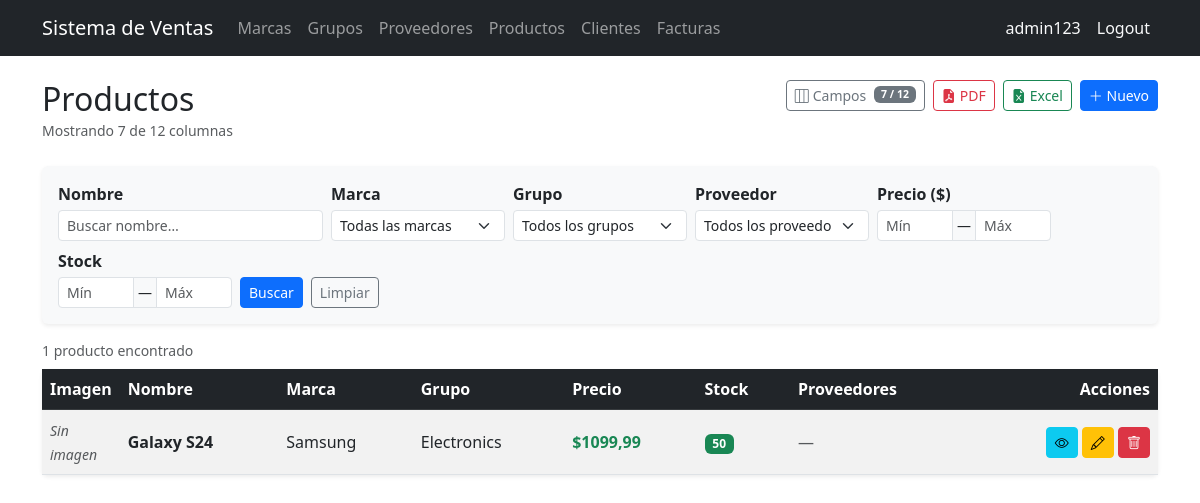
Screenshot of /products/ (signed in) with the database file from the repository.
### billing/models.py (models this page shows, shortened)
class Product(models.Model):
    name = models.CharField(max_length=200, verbose_name='Nombre del producto')
    description = models.TextField(blank=True, null=True, verbose_name='Descripción')
    brand = models.ForeignKey(Brand, on_delete=models.PROTECT, related_name='products', verbose_name='Marca')
    group = models.ForeignKey(ProductGroup, on_delete=models.PROTECT, related_name='products', verbose_name='Grupo')
    suppliers = models.ManyToManyField(Supplier, related_name='products', blank=True, verbose_name='Proveedor')
    unit_price = models.DecimalField(max_digits=12, decimal_places=2, verbose_name='Precio unitario')
    stock = models.IntegerField(default=0)
    image = models.ImageField(upload_to='products/', blank=True, null=True, verbose_name='Imagen')
    is_active = models.BooleanField(default=True, verbose_name='Activo')
    created_at = models.DateTimeField(auto_now_add=True)
    updated_at = models.DateTimeField(auto_now=True)
    class Meta:
        verbose_name = 'Product'
        verbose_name_plural = 'Products'
        ordering = ['name']

class Brand(models.Model):
    name = models.CharField(max_length=100, unique=True, verbose_name='Nombre de marca')
    description = models.TextField(blank=True, null=True , verbose_name='Descripción')
    is_active = models.BooleanField(default=True, verbose_name='Activo')
    created_at = models.DateTimeField(auto_now_add=True)
    updated_at = models.DateTimeField(auto_now=True)
    class Meta:
        verbose_name = 'Brand'
        verbose_name_plural = 'Brands'
        ordering = ['name']
    def __str__(self): return self.name

class ProductGroup(models.Model):
    name = models.CharField(max_length=100, unique=True, verbose_name='Nombre del grupo')
    is_active = models.BooleanField(default=True, verbose_name='Activo')
    created_at = models.DateTimeField(auto_now_add=True)
    updated_at = models.DateTimeField(auto_now=True)
    class Meta:
        verbose_name = 'Product Group'
        verbose_name_plural = 'Product Groups'
        ordering = ['name']
    def __str__(self): return self.name

### billing/views.py (the view, shortened to what this page needs)
# urls.py: path('products/', views.ProductListView.as_view(), name='product_list'),
class ProductListView(ExportMixin, LoginRequiredMixin, ListView):
    model = Product
    template_name = 'billing/product_list.html'
    context_object_name = 'items'
    paginate_by = 3
    export_filename = 'productos'
    ALL_COLUMNS = PRODUCT_ALL_COLUMNS
    def get_queryset(self):
        qs = (
            Product.objects
            .select_related('brand', 'group')
            .prefetch_related('suppliers')
            .order_by('name')
        )
        form = ProductSearchForm(self.request.GET)
        if form.is_valid():
            if form.cleaned_data.get('name'):
                qs = qs.filter(name__icontains=form.cleaned_data['name'])
            if form.cleaned_data.get('brand'):
                qs = qs.filter(brand=form.cleaned_data['brand'])
            if form.cleaned_data.get('group'):
                qs = qs.filter(group=form.cleaned_data['group'])
            if form.cleaned_data.get('supplier'):
                qs = qs.filter(suppliers=form.cleaned_data['supplier'])
            if form.cleaned_data.get('price_min') is not None:
                qs = qs.filter(unit_price__gte=form.cleaned_data['price_min'])
            if form.cleaned_data.get('price_max') is not None:
                qs = qs.filter(unit_price__lte=form.cleaned_data['price_max'])
            if form.cleaned_data.get('stock_min') is not None:
                qs = qs.filter(stock__gte=form.cleaned_data['stock_min'])
            if form.cleaned_data.get('stock_max') is not None:
                qs = qs.filter(stock__lte=form.cleaned_data['stock_max'])
        return qs
    def get_context_data(self, **kwargs):
        ctx = super().get_context_data(**kwargs)
        ctx['search_form'] = ProductSearchForm(self.request.GET)
        ctx['all_columns'] = self.ALL_COLUMNS
        ctx['all_col_keys_json'] = json.dumps([c['key'] for c in self.ALL_COLUMNS])
        ctx['default_col_keys_json'] = json.dumps(
            [c['key'] for c in self.ALL_COLUMNS if c.get('default', True)]
        )
        return ctx

### billing/mixins.py (called while the page is built)
    def get(self, request, *args, **kwargs):
        fmt = request.GET.get('export')
        if fmt == 'pdf':
            return self.export_pdf(self.get_queryset())
        if fmt == 'excel':
            return self.export_excel(self.get_queryset())
        return super().get(request, *args, **kwargs)

    def get_context_data(self, **kwargs):
        ctx = super().get_context_data(**kwargs)
        params = self.request.GET.copy()
        params.pop('page', None)
        params.pop('export', None)
        ctx['query_params'] = params.urlencode()
        return ctx

### billing/models.py (called while the page is built)
    def __str__(self): return self.name

### billing/templates/billing/product_list.html (shortened to what this page needs)
{% extends 'billing/base.html' %}
{% block content %}
<div class="d-flex justify-content-between align-items-start mb-4 flex-wrap gap-2">
  <div>
    <h2 class="mb-0">Productos</h2>
    <small class="text-muted" id="colText">Cargando columnas…</small>
  </div>
  <div class="d-flex gap-2 flex-wrap">
    <button type="button" class="btn btn-outline-secondary btn-sm d-inline-flex align-items-center gap-1"
            data-bs-toggle="modal" data-bs-target="#colModal">
      <i class="bi bi-layout-three-columns"></i> Campos
      <span class="badge bg-secondary ms-1" id="colBadge">…</span>
    </button>
    <a id="btnPdf" href="#" class="btn btn-outline-danger btn-sm d-inline-flex align-items-center gap-1">
      <i class="bi bi-file-earmark-pdf-fill"></i>PDF
    </a>
    <a id="btnExcel" href="#" class="btn btn-outline-success btn-sm d-inline-flex align-items-center gap-1">
      <i class="bi bi-file-earmark-excel-fill"></i>Excel
    </a>
    <a href="{% url 'billing:product_create' %}" class="btn btn-primary btn-sm">
      <i class="bi bi-plus-lg"></i> Nuevo
    </a>
  </div>
</div>
<form method="get" class="card card-body shadow-sm border-0 mb-3 bg-light">
  <div class="row g-2 align-items-end">
    <div class="col-12 col-md-3">
      <label class="form-label form-label-sm fw-semibold mb-1">{{ search_form.name.label }}</label>
      {{ search_form.name }}
    </div>
    <div class="col-6 col-md-2">
      <label class="form-label form-label-sm fw-semibold mb-1">{{ search_form.brand.label }}</label>
      {{ search_form.brand }}
    </div>
    <div class="col-6 col-md-2">
      <label class="form-label form-label-sm fw-semibold mb-1">{{ search_form.group.label }}</label>
      {{ search_form.group }}
    </div>
    <div class="col-12 col-md-2">
      <label class="form-label form-label-sm fw-semibold mb-1">{{ search_form.supplier.label }}</label>
      {{ search_form.supplier }}
    </div>
    <div class="col-6 col-md-2">
      <label class="form-label form-label-sm fw-semibold mb-1">Precio ($)</label>
      <div class="input-group input-group-sm">
        {{ search_form.price_min }}
        <span class="input-group-text px-1">—</span>
        {{ search_form.price_max }}
      </div>
    </div>
    <div class="col-6 col-md-2">
      <label class="form-label form-label-sm fw-semibold mb-1">Stock</label>
      <div class="input-group input-group-sm">
        {{ search_form.stock_min }}
        <span class="input-group-text px-1">—</span>
        {{ search_form.stock_max }}
      </div>
    </div>
    <div class="col-12 col-md-auto d-flex gap-2">
      <button type="submit" class="btn btn-primary btn-sm">Buscar</button>
      <a href="{% url 'billing:product_list' %}" class="btn btn-outline-secondary btn-sm">Limpiar</a>
    </div>
  </div>
</form>
<div class="d-flex justify-content-between align-items-center mb-2">
  <small class="text-muted">
    {% if paginator.count == 1 %}1 producto encontrado
    {% else %}{{ paginator.count }} productos encontrados{% endif %}
  </small>
</div>
<div class="card shadow-sm border-0">
  <div class="table-responsive">
    <table class="table table-striped table-hover align-middle mb-0" id="productTable">
      <thead class="table-dark">
        <tr>
          <th data-col="image" style="width:70px;">Imagen</th>
          <th data-col="name">Nombre</th>
          <th data-col="brand">Marca</th>
          <th data-col="group">Grupo</th>
          <th data-col="unit_price">Precio</th>
          <th data-col="stock">Stock</th>
          <th data-col="suppliers">Proveedores</th>
          <th class="text-end" style="white-space:nowrap;">Acciones</th>
        </tr>
      </thead>
      <tbody>
        {% for item in items %}
        <tr>
          <td data-col="image">
            {% if item.image %}
              <img src="{{ item.image.url }}" alt="{{ item.name }}"
                   style="width:48px;height:48px;object-fit:cover;"
                   class="rounded border">
            {% else %}
              <span class="text-muted small fst-italic">Sin imagen</span>
            {% endif %}
          </td>
          <td data-col="name" class="fw-semibold">{{ item.name }}</td>
          <td data-col="brand">{{ item.brand.name }}</td>
          <td data-col="group">{{ item.group.name }}</td>
          <td data-col="unit_price" class="text-success fw-semibold">${{ item.unit_price }}</td>
          <td data-col="stock">
            <span class="badge {% if item.stock == 0 %}bg-danger{% elif item.stock < 5 %}bg-warning text-dark{% else %}bg-success{% endif %}">
              {{ item.stock }}
            </span>
          </td>
          <td data-col="suppliers">
            {% for s in item.suppliers.all %}
              <span class="badge bg-info text-dark">{{ s.name }}</span>
            {% empty %}
              <span class="text-muted">—</span>
            {% endfor %}
          </td>
          <td class="text-end text-nowrap">
            <a href="{% url 'billing:product_detail' item.pk %}" class="btn btn-sm btn-info" title="Ver" aria-label="Ver">
              <i class="bi bi-eye"></i>
            </a>
            <a href="{% url 'billing:product_update' item.pk %}" class="btn btn-sm btn-warning" title="Editar" aria-label="Editar">
              <i class="bi bi-pencil"></i>
            </a>
            <a href="{% url 'billing:product_delete' item.pk %}" class="btn btn-sm btn-danger" title="Eliminar" aria-label="Eliminar">
              <i class="bi bi-trash"></i>
            </a>
          </td>
        </tr>
        {% endfor %}
      </tbody>
    </table>
  </div>
</div>
{% endblock %}

### billing/templates/billing/base.html (shortened to what this page needs)
<!DOCTYPE html>
<html lang="es">
<head>
  <link href="https://cdn.jsdelivr.net/npm/bootstrap@5.3.0/dist/css/bootstrap.min.css" rel="stylesheet">
  <link href="https://cdn.jsdelivr.net/npm/bootstrap-icons@1.11.3/font/bootstrap-icons.min.css" rel="stylesheet">
</head>
<body>
<nav class="navbar navbar-expand-lg navbar-dark bg-dark">
  <div class="container">
    <a class="navbar-brand" href="{% url 'billing:home' %}">Sistema de Ventas</a>
    <div class="collapse navbar-collapse" id="nav">
      <ul class="navbar-nav me-auto">
        {% if user.is_authenticated %}
        <li class="nav-item"><a class="nav-link" href="{% url 'billing:brand_list' %}">Marcas</a></li>
        <li class="nav-item"><a class="nav-link" href="{% url 'billing:productgroup_list' %}">Grupos</a></li>
        <li class="nav-item"><a class="nav-link" href="{% url 'billing:supplier_list' %}">Proveedores</a></li>
        <li class="nav-item"><a class="nav-link" href="{% url 'billing:product_list' %}">Productos</a></li>
        <li class="nav-item"><a class="nav-link" href="{% url 'billing:customer_list' %}">Clientes</a></li>
        <li class="nav-item"><a class="nav-link" href="{% url 'billing:invoice_list' %}">Facturas</a></li>
        {% endif %}
      </ul>
      <ul class="navbar-nav">
        {% if user.is_authenticated %}
        <li class="nav-item">
          <span class="nav-link text-light">{{ user.username }}</span>
        </li>
        <li class="nav-item">
          <form method="post" action="{% url 'logout' %}" class="d-inline">
            <button type="submit" class="nav-link btn btn-link text-light"
                    style="text-decoration:none;">Logout</button>
          </form>
        </li>
        {% endif %}
      </ul>
    </div>
  </div>
</nav>
<div class="container mt-4">
  {% block content %}
  {% endblock %}
</div>
</body>
</html>

### rows the page displays
Product: image "Sin imagen", name "Galaxy S24", brand.name "Samsung", group.name "Electronics", unit_price "1099,99", stock "50"

### other values shown
{{ user.username }} "admin123"
{{ search_form.name.label }} "Nombre"
{{ search_form.brand.label }} "Marca"
{{ search_form.group.label }} "Grupo"
{{ search_form.supplier.label }} "Proveedor"
